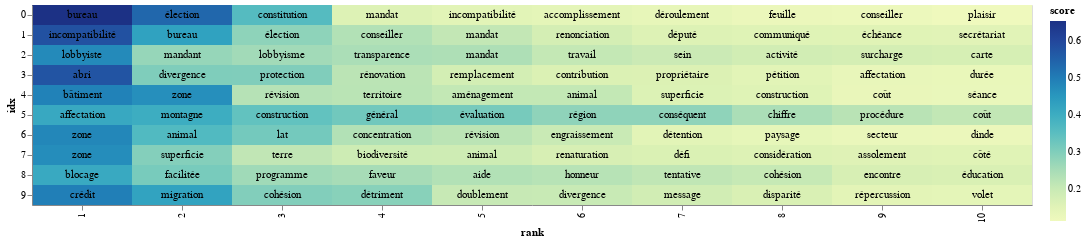

The cell this chart's notebook holds for it:
### Code cell
# adding a little randomness to break ties in term ranking
top_tfidf_plusRand = top_10_tfidf.query('idx > -1 & idx < 10 & score > 0')
#top_tfidf_plusRand = top_10_tfidf.copy()
top_tfidf_plusRand['score'] = top_tfidf_plusRand['score'] + np.random.rand(top_tfidf_plusRand.shape[0])*0.0001

# base for all visualizations, with rank calculation
base = alt.Chart(top_tfidf_plusRand).encode(
    x = 'rank:O',
    y = 'idx:N'
).transform_window(
    rank = "rank()",
    sort = [alt.SortField("score", order="descending")],
    groupby = ["idx"],
)

# heatmap specification
heatmap = base.mark_rect().encode(
    color = 'score:Q'
)

# text labels, white for darker heatmap colors
text = base.mark_text(baseline='middle').encode(
    text = 'term:N',
    color = alt.condition(alt.datum.tfidf >= 0.23, alt.value('white'), alt.value('black'))
)

# display the three superimposed visualizations
(heatmap + text).properties(width = 1000)

### Figure 1 — Vega-Lite specification as saved in the notebook (floating-point values rounded to 4 significant figures)
{"config": {"view": {"continuousWidth": 300, "continuousHeight": 300}}, "layer": [{"mark": {"type": "rect"}, "encoding": {"color": {"field": "score", "type": "quantitative"}, "x": {"field": "rank", "type": "ordinal"}, "y": {"field": "idx", "type": "nominal"}}, "transform": [{"window": [{"op": "rank", "field": "", "as": "rank"}], "groupby": ["idx"], "sort": [{"field": "score", "order": "descending"}]}]}, {"mark": {"type": "text", "baseline": "middle"}, "encoding": {"color": {"condition": {"test": "(datum.tfidf >= 0.23)", "value": "white"}, "value": "black"}, "text": {"field": "term", "type": "nominal"}, "x": {"field": "rank", "type": "ordinal"}, "y": {"field": "idx", "type": "nominal"}}, "transform": [{"window": [{"op": "rank", "field": "", "as": "rank"}], "groupby": ["idx"], "sort": [{"field": "score", "order": "descending"}]}]}], "data": {"name": "data-93a7bd5d3d4dd8657a07571962ae60a1"}, "width": 1000, "$schema": "https://vega.github.io/schema/vega-lite/v5.8.0.json", "datasets": {"data-93a7bd5d3d4dd8657a07571962ae60a1": [{"idx": 0, "term": "bureau", "score": 0.6542}, {"idx": 0, "term": "élection", "score": 0.539}, {"idx": 0, "term": "constitution", "score": 0.3598}, {"idx": 0, "term": "mandat", "score": 0.16}, {"idx": 0, "term": "incompatibilité", "score": 0.148}, {"idx": 0, "term": "accomplissement", "score": 0.141}, {"idx": 0, "term": "déroulement", "score": 0.135}, {"idx": 0, "term": "feuille", "score": 0.1239}, {"idx": 0, "term": "conseiller", "score": 0.1199}, {"idx": 0, "term": "plaisir", "score": 0.1123}, {"idx": 1, "term": "incompatibilité", "score": 0.5811}, {"idx": 1, "term": "bureau", "score": 0.4283}, {"idx": 1, "term": "élection", "score": 0.2823}, {"idx": 1, "term": "conseiller", "score": 0.2354}, {"idx": 1, "term": "mandat", "score": 0.2094}, {"idx": 1, "term": "renonciation", "score": 0.1788}, {"idx": 1, "term": "député", "score": 0.16}, {"idx": 1, "term": "communiqué", "score": 0.1561}, {"idx": 1, "term": "échéance", "score": 0.1524}, {"idx": 1, "term": "secrétariat", "score": 0.1508}, {"idx": 2, "term": "lobbyiste", "score": 0.476}, {"idx": 2, "term": "mandant", "score": 0.2722}, {"idx": 2, "term": "lobbyisme", "score": 0.2563}, {"idx": 2, "term": "transparence", "score": 0.2445}, {"idx": 2, "term": "mandat", "score": 0.2401}, {"idx": 2, "term": "travail", "score": 0.2082}, {"idx": 2, "term": "sein", "score": 0.1959}, {"idx": 2, "term": "activité", "score": 0.1852}, {"idx": 2, "term": "surcharge", "score": 0.1795}, {"idx": 2, "term": "carte", "score": 0.176}, {"idx": 3, "term": "abri", "score": 0.5745}, {"idx": 3, "term": "divergence", "score": 0.3015}, {"idx": 3, "term": "protection", "score": 0.3006}, {"idx": 3, "term": "rénovation", "score": 0.223}, {"idx": 3, "term": "remplacement", "score": 0.1814}, {"idx": 3, "term": "contribution", "score": 0.1664}, {"idx": 3, "term": "propriétaire", "score": 0.165}, {"idx": 3, "term": "pétition", "score": 0.148}, {"idx": 3, "term": "affectation", "score": 0.1313}, {"idx": 3, "term": "durée", "score": 0.1285}, {"idx": 4, "term": "bâtiment", "score": 0.4917}, {"idx": 4, "term": "zone", "score": 0.4658}, {"idx": 4, "term": "révision", "score": 0.2298}, {"idx": 4, "term": "territoire", "score": 0.2244}, {"idx": 4, "term": "aménagement", "score": 0.2092}, {"idx": 4, "term": "animal", "score": 0.209}, {"idx": 4, "term": "superficie", "score": 0.1627}, {"idx": 4, "term": "construction", "score": 0.1559}, {"idx": 4, "term": "coût", "score": 0.1294}, {"idx": 4, "term": "séance", "score": 0.1273}, {"idx": 5, "term": "affectation", "score": 0.4124}, {"idx": 5, "term": "montagne", "score": 0.3996}, {"idx": 5, "term": "construction", "score": 0.3396}, {"idx": 5, "term": "général", "score": 0.319}, {"idx": 5, "term": "évaluation", "score": 0.3113}, {"idx": 5, "term": "région", "score": 0.2816}, {"idx": 5, "term": "conséquent", "score": 0.2809}, {"idx": 5, "term": "chiffre", "score": 0.2448}, {"idx": 5, "term": "procédure", "score": 0.2258}, {"idx": 5, "term": "coût", "score": 0.2113}, {"idx": 6, "term": "zone", "score": 0.4823}, {"idx": 6, "term": "animal", "score": 0.3652}, {"idx": 6, "term": "lat", "score": 0.3149}, {"idx": 6, "term": "concentration", "score": 0.2353}, {"idx": 6, "term": "révision", "score": 0.2231}, {"idx": 6, "term": "engraissement", "score": 0.199}, {"idx": 6, "term": "détention", "score": 0.148}, {"idx": 6, "term": "paysage", "score": 0.1359}, {"idx": 6, "term": "secteur", "score": 0.1271}, {"idx": 6, "term": "dinde", "score": 0.1237}, {"idx": 7, "term": "zone", "score": 0.4699}, {"idx": 7, "term": "superficie", "score": 0.2955}, {"idx": 7, "term": "terre", "score": 0.2143}, {"idx": 7, "term": "biodiversité", "score": 0.1913}, {"idx": 7, "term": "animal", "score": 0.1897}, {"idx": 7, "term": "renaturation", "score": 0.1735}, {"idx": 7, "term": "défi", "score": 0.1681}, {"idx": 7, "term": "considération", "score": 0.1605}, {"idx": 7, "term": "assolement", "score": 0.157}, {"idx": 7, "term": "côté", "score": 0.1537}, {"idx": 8, "term": "blocage", "score": 0.4094}, {"idx": 8, "term": "facilitée", "score": 0.3097}, {"idx": 8, "term": "programme", "score": 0.2596}, {"idx": 8, "term": "faveur", "score": 0.2495}, {"idx": 8, "term": "aide", "score": 0.235}, {"idx": 8, "term": "honneur", "score": 0.2289}, {"idx": 8, "term": "tentative", "score": 0.2147}, {"idx": 8, "term": "cohésion", "score": 0.2043}, {"idx": 8, "term": "encontre", "score": 0.1741}, {"idx": 8, "term": "éducation", "score": 0.1701}, {"idx": 9, "term": "crédit", "score": 0.496}, {"idx": 9, "term": "migration", "score": 0.4247}, {"idx": 9, "term": "cohésion", "score": 0.2979}, {"idx": 9, "term": "détriment", "score": 0.29}, {"idx": 9, "term": "doublement", "score": 0.202}, {"idx": 9, "term": "divergence", "score": 0.2001}, {"idx": 9, "term": "message", "score": 0.1843}, {"idx": 9, "term": "disparité", "score": 0.1706}, {"idx": 9, "term": "répercussion", "score": 0.1458}, {"idx": 9, "term": "volet", "score": 0.1421}]}}
